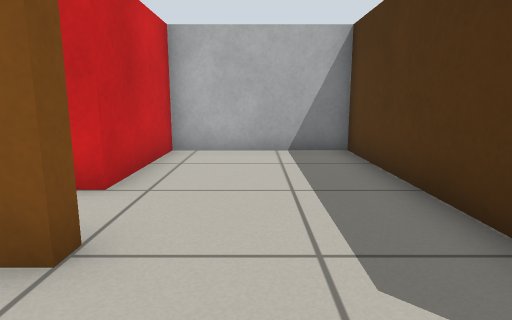
view 1 (above)

20 first-person views from a walk through a robot-simulator world made for Gazebo. The camera is 0.61 m above the floor, tilts 10° down and sees 75° across. The floor is counted in squares, 0.5 m on a side. Each view is taken from the middle of a square. On the plan, view 1 faces up. The plan holds only what a view shows up to about 14 squares ahead; the rest is blank.

view 2
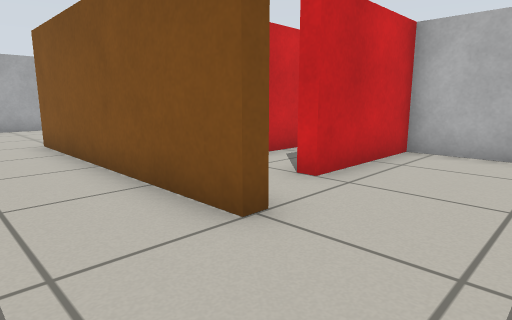

view 3
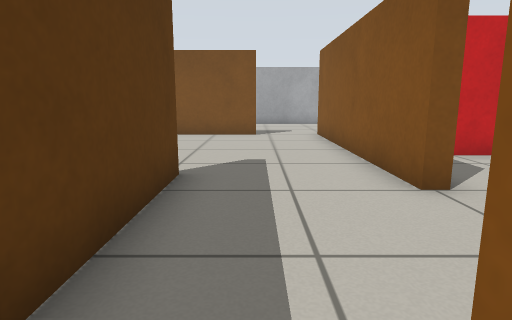

view 4
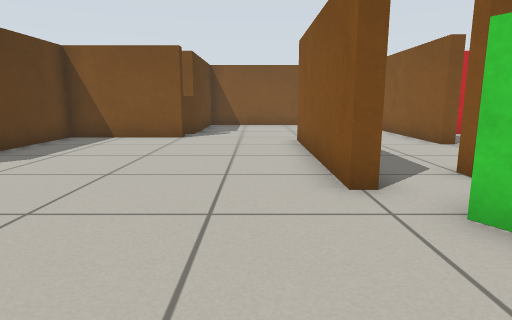

view 5
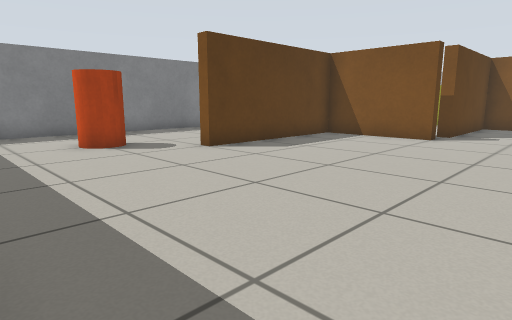

view 6
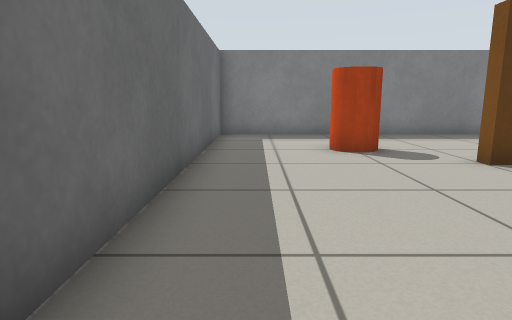

view 7
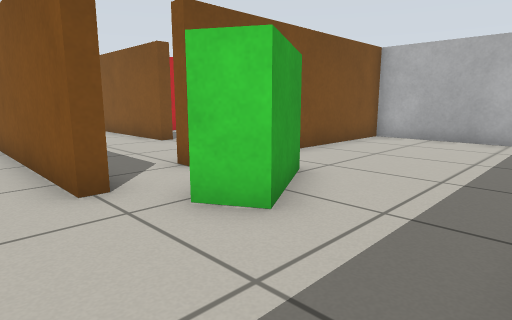

view 8
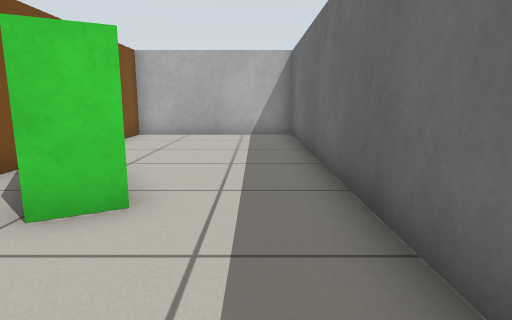

view 9
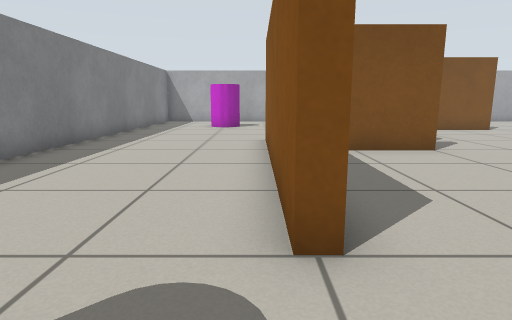

view 10
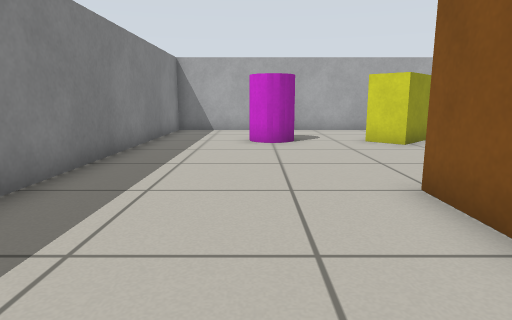

view 11
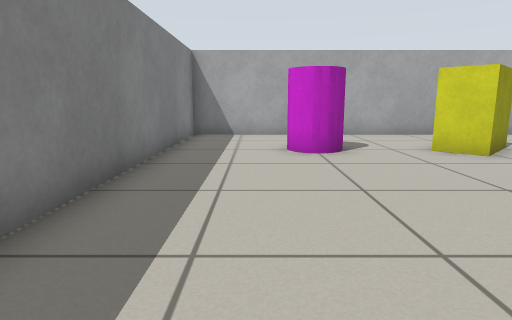

view 12
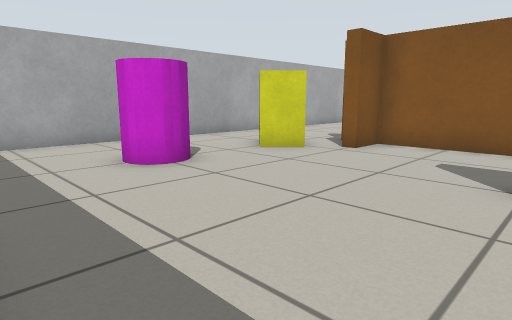

view 13
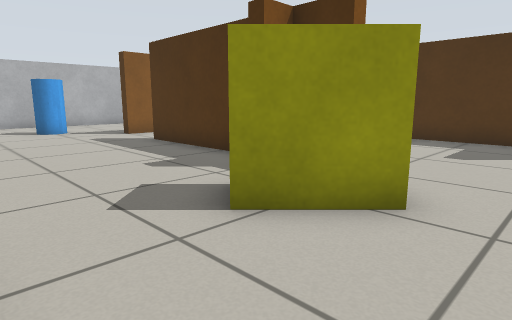

view 14
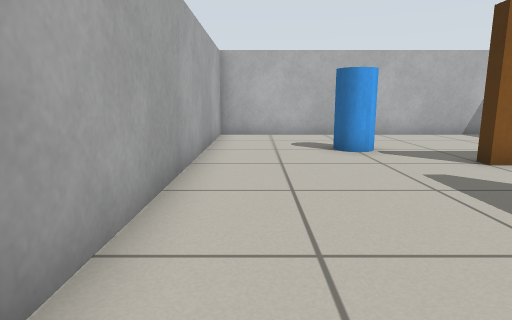

view 15
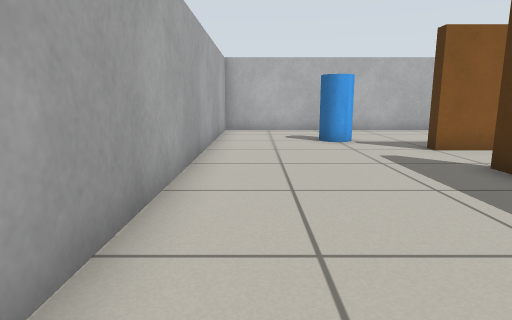

view 16
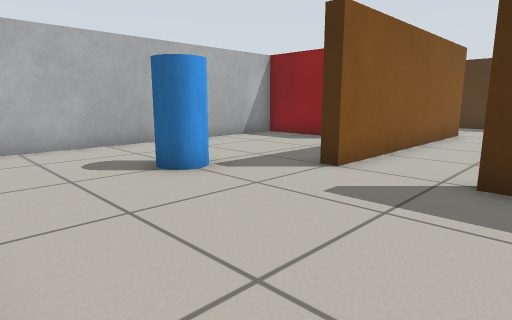

view 17
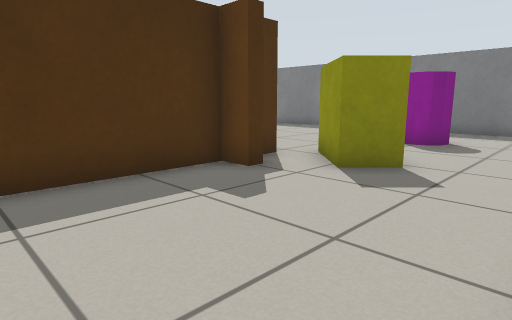

view 18
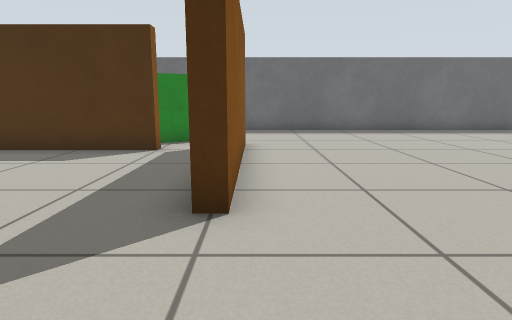

view 19
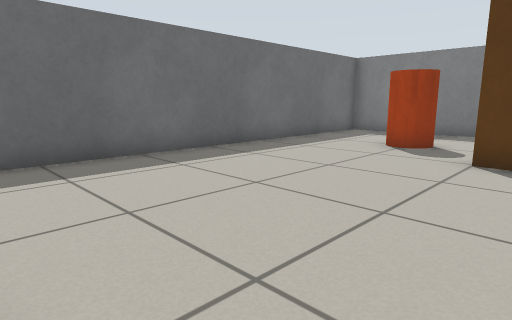

view 20
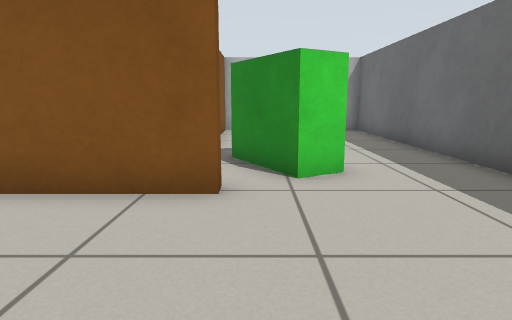

### Floor plan
Points are (right, up) in squares from view 1. A wall is a line through its corners. A room is listed if a view was taken in it or the views show most of it. See-through windows are left out.
Room 1 (views 1, 2)
walls: (-1.5, 2.8) (-1.5, 2.3) (-2.5, 2.3); (2.7, 0.5) (2.3, 0.5) (2.3, 3.4); (-2.5, -1.3) (1.5, -1.3)
ways out: opening at (-2, 1) to room 2; opening at (0, 3) to room 2; opening at (2, 0) to room 2
Room 2 (views 3, 4, 5, 6, 7, 8, 9, 10, 11, 12, 13, 14, 15, 16, 17, 18, 19, 20)
walls: (-3.7, -5.5) (-3.3, -5.5) (-3.3, -9.3) (2.5, -9.3) (2.5, -9.7) (-5.5, -9.7); (-6.1, -5.7) (-9.3, -5.7) (-9.3, -7) (-9.7, -7) (-9.7, -6.5); (-3.7, -8.6) (-3.7, -5.9); (-9.7, -5.3) (-9.7, 0); (-2.5, 2.3) (-9.5, 2.3) (-9.5, 2.8); (-9.3, 0.1) (-9.3, -5.3) (-4.5, -5.3) (-4.5, -5.8); (-10.5, -5.8) (-10.5, -5.3); (3.5, -1.2) (3.5, -1.7) (-2.5, -1.7) (-2.5, -1.3); (2.7, 2) (2.7, 0.5); (2.3, 3.4) (2.3, 8.3) (-1.2, 8.3); (-5.8, 8.3) (-15.3, 8.3) (-15.3, -15.3) (8.3, -15.3) (8.3, 8.3) (2.7, 8.3) (2.7, 3.9)
ways out: opening at (-2, 1) to room 1; opening at (0, 3) to room 1; opening at (2, 0) to room 1
objects: magenta cylinder (-12, -12) to (-11, -11); yellow box (-12, -8) to (-11, -7); blue cylinder (-12, 4) to (-11, 5); red box (-5, 5) to (-5, 8); red box (-2, 5) to (-2, 8); orange cylinder (4, -12) to (5, -11); green box (4, -1) to (5, 2)

Where each view was taken, in squares from view 1:
view 1: 0 up, 0 right, facing up
view 2: 0 up, 1 right, facing up-left
view 3: 0 up, 3 right, facing left
view 4: 3 down, 8 right, facing left
view 5: 2 down, 8 right, facing down-left
view 6: 3 down, 7 right, facing down
view 7: 3 down, 8 right, facing up-left
view 8: 4 down, 7 right, facing up
view 9: 10 down, 5 right, facing left
view 10: 12 down, 1 left, facing left
view 11: 13 down, 3 left, facing left
view 12: 15 down, 5 left, facing up-left
view 13: 10 down, 15 left, facing up-right
view 14: 4 down, 14 left, facing up
view 15: 6 down, 14 left, facing up
view 16: 1 down, 15 left, facing up-right
view 17: 1 down, 15 left, facing down-right
view 18: 2 down, 6 left, facing right
view 19: 2 down, 1 right, facing down-right
view 20: 6 down, 4 right, facing up
